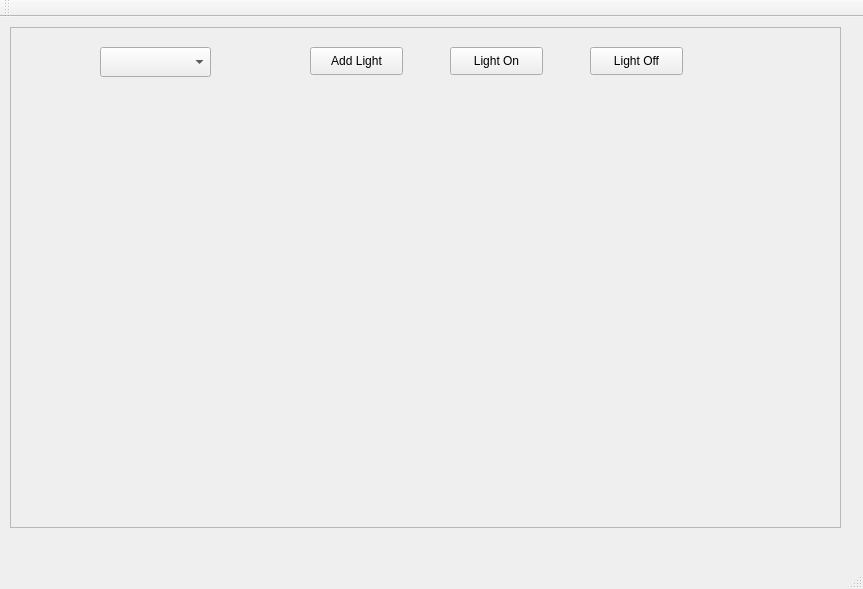
<?xml version="1.0" encoding="UTF-8"?>
<ui version="4.0">
 <class>MainWindow</class>
 <widget class="QMainWindow" name="MainWindow">
  <property name="geometry">
   <rect>
    <x>0</x>
    <y>0</y>
    <width>863</width>
    <height>589</height>
   </rect>
  </property>
  <property name="windowTitle">
   <string>MainWindow</string>
  </property>
  <widget class="QWidget" name="centralWidget">
   <widget class="QFrame" name="frame">
    <property name="geometry">
     <rect>
      <x>10</x>
      <y>10</y>
      <width>831</width>
      <height>501</height>
     </rect>
    </property>
    <property name="frameShape">
     <enum>QFrame::StyledPanel</enum>
    </property>
    <property name="frameShadow">
     <enum>QFrame::Raised</enum>
    </property>
    <widget class="QPushButton" name="btnAddLight">
     <property name="geometry">
      <rect>
       <x>300</x>
       <y>20</y>
       <width>93</width>
       <height>28</height>
      </rect>
     </property>
     <property name="text">
      <string>Add Light</string>
     </property>
    </widget>
    <widget class="QPushButton" name="btnLightOn">
     <property name="geometry">
      <rect>
       <x>440</x>
       <y>20</y>
       <width>93</width>
       <height>28</height>
      </rect>
     </property>
     <property name="text">
      <string>Light On</string>
     </property>
    </widget>
    <widget class="QPushButton" name="btnLightOff">
     <property name="geometry">
      <rect>
       <x>580</x>
       <y>20</y>
       <width>93</width>
       <height>28</height>
      </rect>
     </property>
     <property name="text">
      <string>Light Off</string>
     </property>
    </widget>
    <widget class="QComboBox" name="cbLight">
     <property name="geometry">
      <rect>
       <x>90</x>
       <y>20</y>
       <width>111</width>
       <height>30</height>
      </rect>
     </property>
    </widget>
   </widget>
  </widget>
  <widget class="QMenuBar" name="menuBar">
   <property name="geometry">
    <rect>
     <x>0</x>
     <y>0</y>
     <width>863</width>
     <height>26</height>
    </rect>
   </property>
  </widget>
  <widget class="QToolBar" name="mainToolBar">
   <attribute name="toolBarArea">
    <enum>TopToolBarArea</enum>
   </attribute>
   <attribute name="toolBarBreak">
    <bool>false</bool>
   </attribute>
  </widget>
  <widget class="QStatusBar" name="statusBar"/>
 </widget>
 <layoutdefault spacing="6" margin="11"/>
 <resources/>
 <connections/>
</ui>
